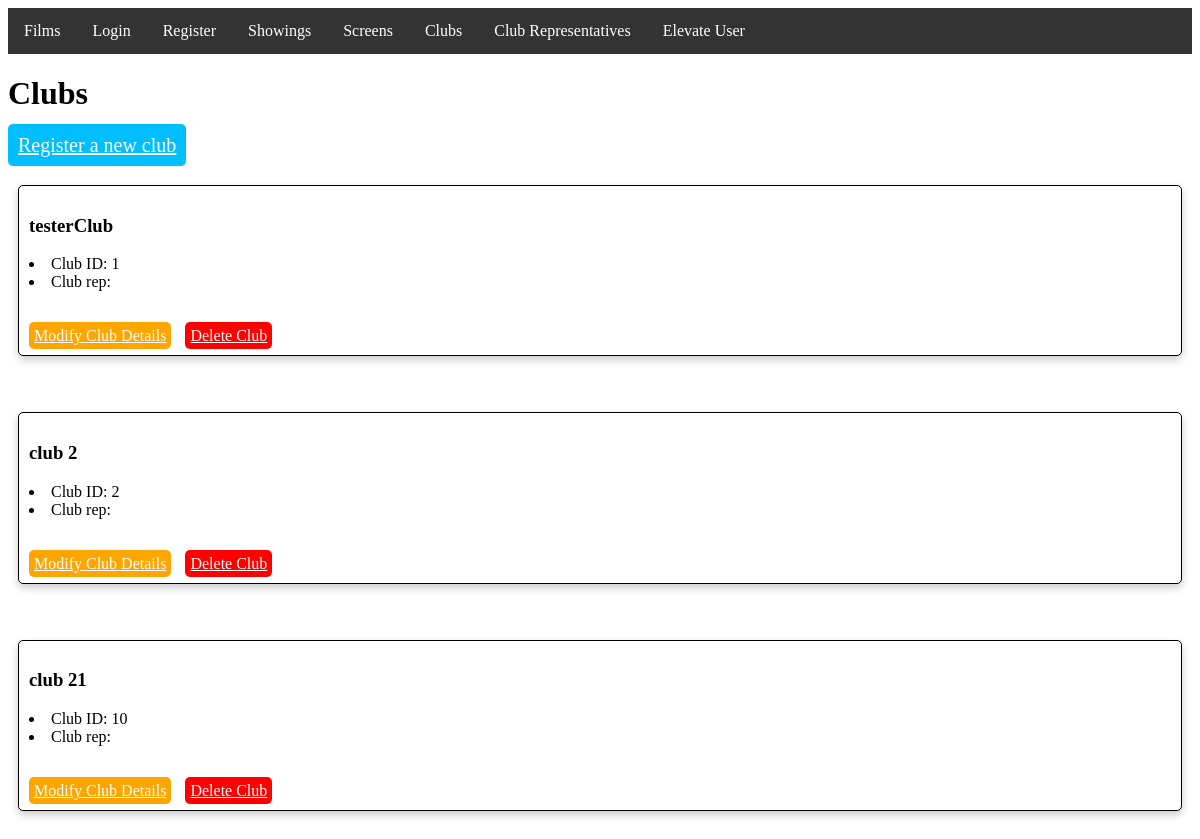
/clubs/, run on an earlier commit of the app's database.
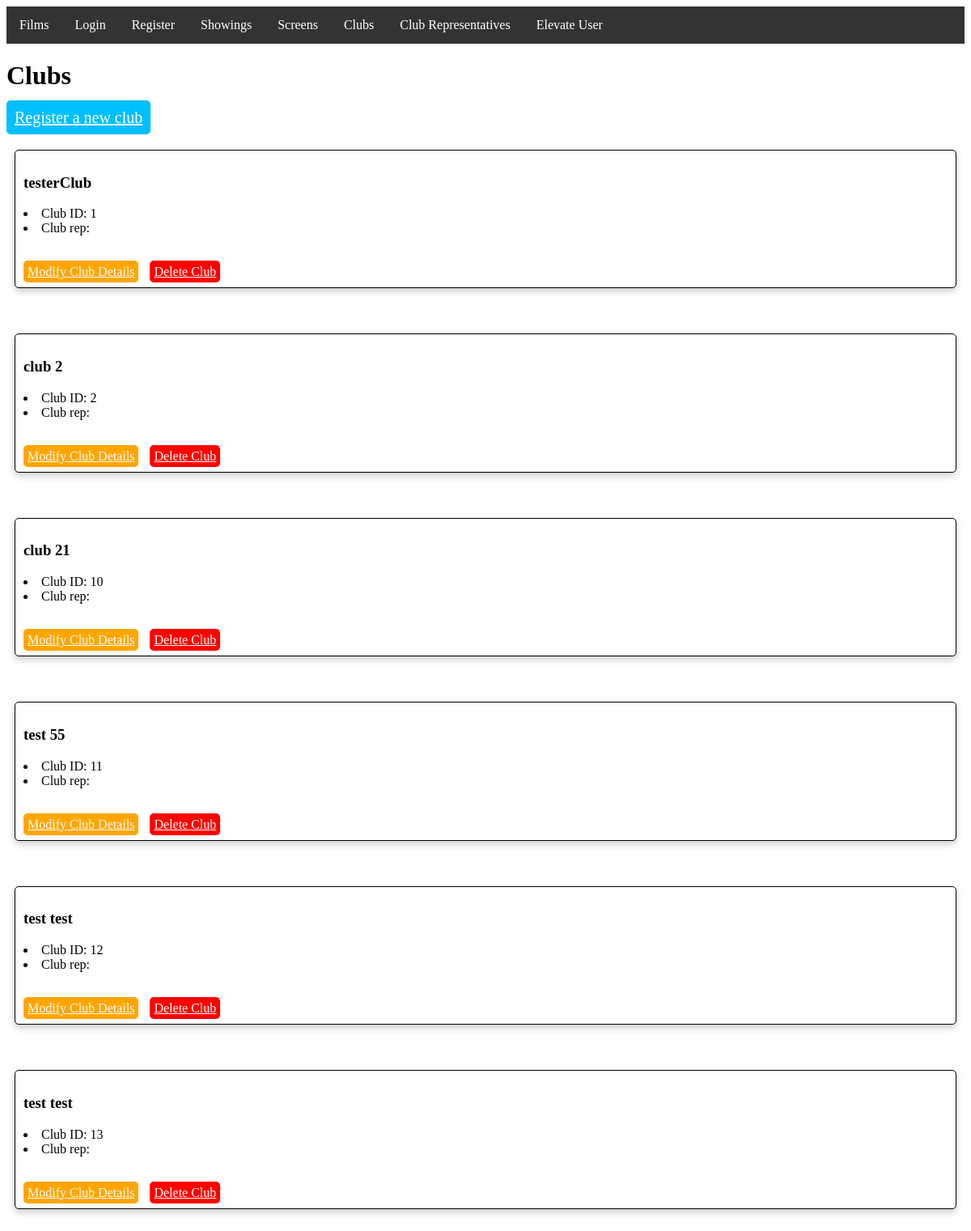
And on a later commit of the database.
### UWEFlix/models.py (models this page shows, shortened)
class Club(models.Model):
    address = models.ForeignKey(Address, on_delete=models.CASCADE, null=True)
    contact_details = models.ForeignKey(ContactDetails, on_delete=models.CASCADE, null=True)
    club_name = models.CharField(max_length=255)

### UWEFlix/views.py (the view)
# urls.py: path('clubs/', views.show_clubs, name='clubs'),
def show_clubs(request):
    queryset = Club.objects.all()
    return render(request, 'UWEFlix/clubs.html', {
        'clubs': list(queryset)
    })

### UWEFlix/templates/UWEFlix/clubs.html (shortened to what this page needs)
{% extends 'UWEFlix/navbar.html' %}
{% block content %}
<html>
  <head>
    <link rel="stylesheet" href="/static/films.css">
  </head>
  <body>
    <h1>Clubs</h1>
    <a href="{% url 'add_club' %}" class="btn btn-primary add-film-btn">Register a new club</a>
    <br><br>
      {% for club in clubs %}
        <div class="film-box">
          <div>
            <h3>{{ club.club_name }}</h3>
            <li>Club ID: {{ club.id }}</li>
            <li>Club rep: {{ club.clubRep.first_name }}</li>
            <br><br>
            <a href="#" class="btn btn-secondary modify-film-btn">Modify Club Details</a>
            <a href="#" class="btn btn-danger delete-film-btn" onclick="return confirm('Are you sure you want to delete this film?');">Delete Club</a>
          </div>
        </div>
          <br><br>
      {% endfor %}
  </body>
</html>
{% endblock %}

What changed in the data, as far as the page shows it:
added Club: club_name "test 55", id "11"
added Club: club_name "test test", id "12"
added Club: club_name "test test", id "13"
